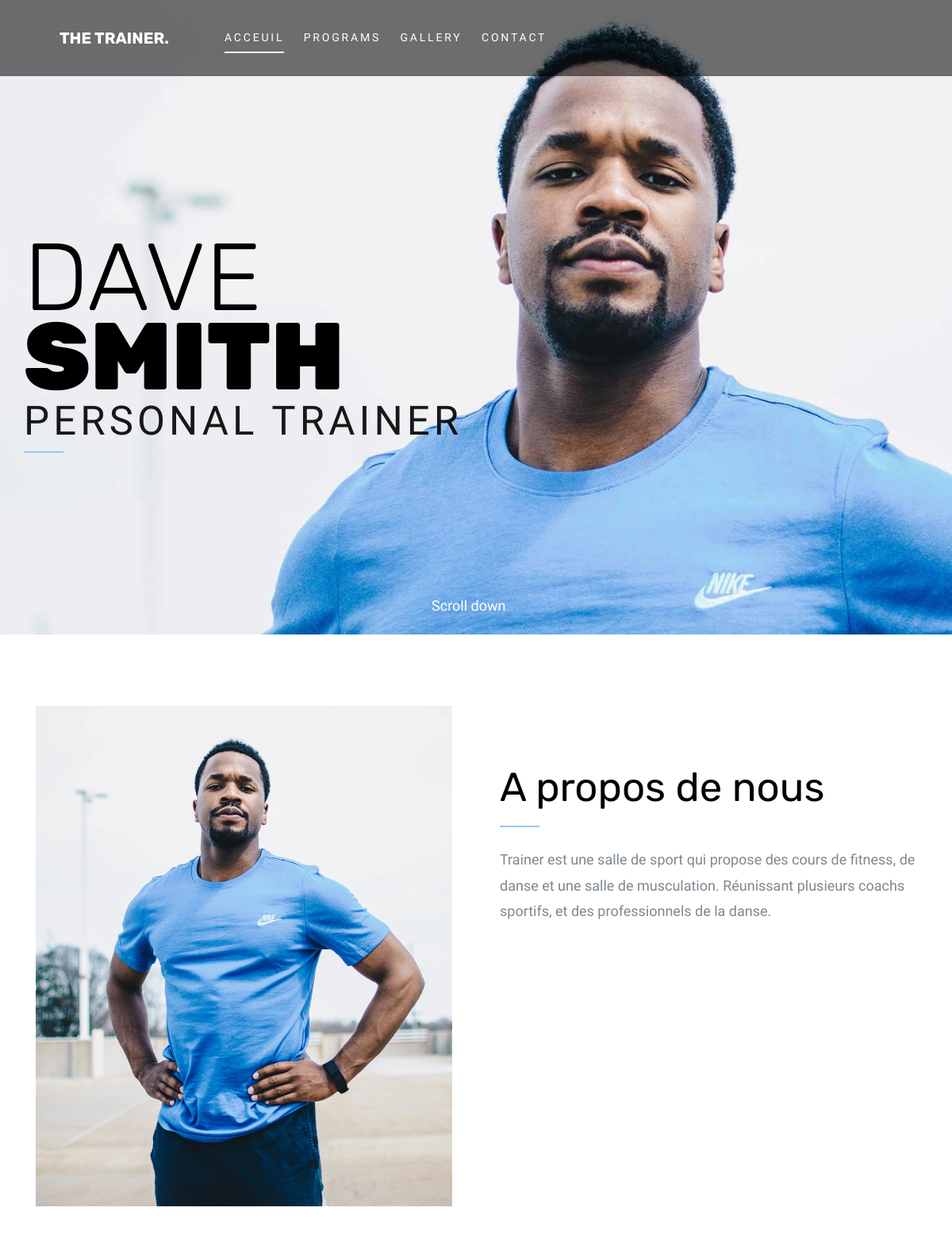
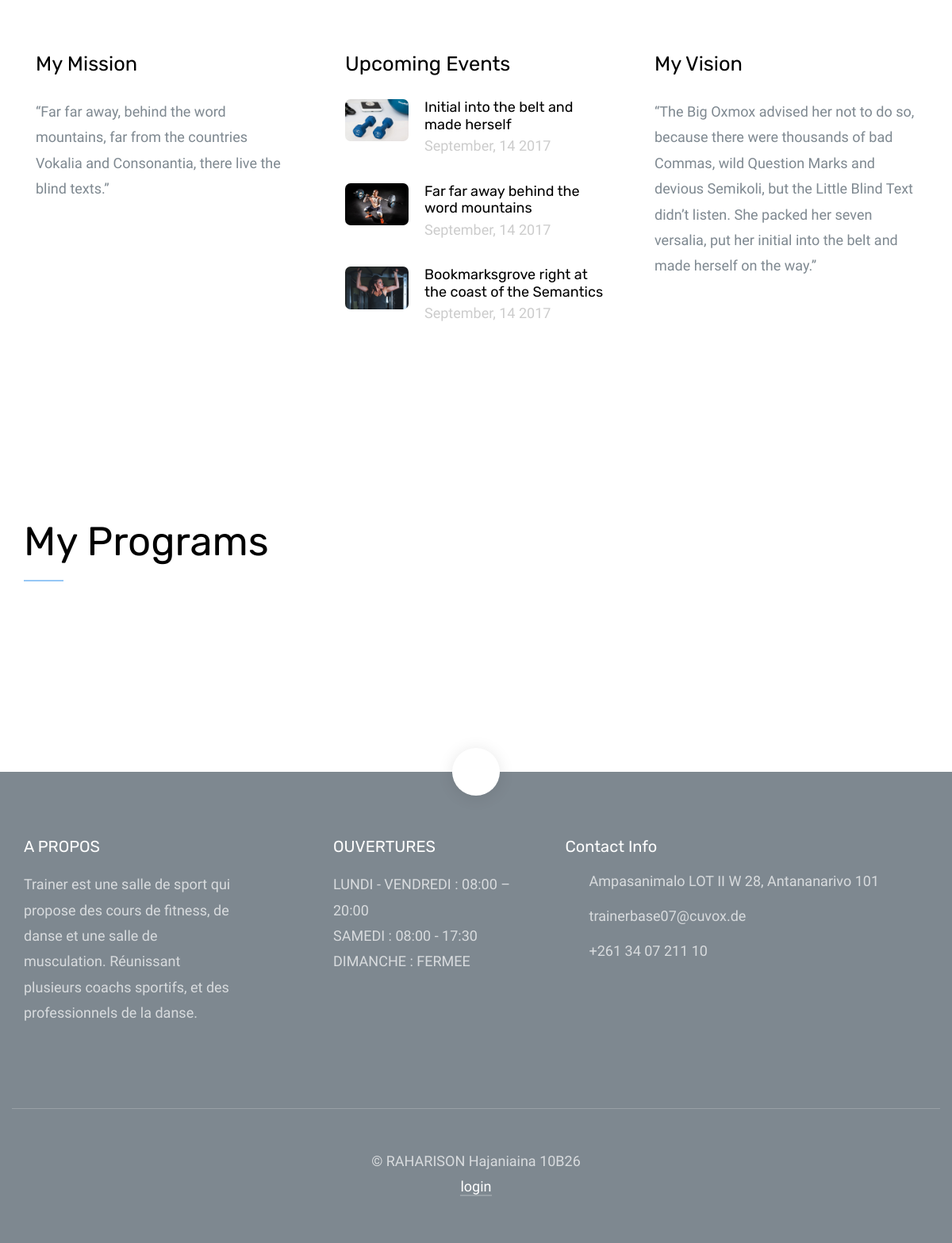
The page / on the database its author committed (2 pictures, top to bottom).
### tables this page shows
create table MENU
(
   ID               int not null auto_increment,
   NOM                  varchar(50) not null,
   LIENS                varchar(75) not null,
   CLASS                varchar(50),
   STATUT               bool,
   primary key (ID)
);

create table A_PROPOS
(
   ID            int not null auto_increment,
   NOM                  varchar(50) not null,
   DESCRIPTION          text not null,
   primary key (ID)
);

create table OUVERTURE
(
   ID                int not null auto_increment,
   JOUR                 varchar(50) not null,
   HEURE                varchar(50) not null,
   STATUT               bool,
   primary key (ID)
);

create table CONTACT_INFO
(
   ID               int not null auto_increment,
   NOM                  varchar(50),
   TEXTE                varchar(50) not null,
   CLASS                varchar(50) not null,
   STATUT               bool not null,
   primary key (ID)
);

### application/controllers/ToFront.php (called while the page is built, shortened)
<?php
class ToFront extends CI_Controller{
    function __construct()
    {
        $this->load->model('A_propo_model');
        $this->load->model('Acce_model');
        $this->load->model('Categorie_model');
        $this->load->model('Categorieprogram_model');
        $this->load->model('Contact_info_model');
        $this->load->model('Exercice_model');
        $this->load->model('Gallery_model');
        $this->load->model('Image_model');
        $this->load->model('Menu_model');
        $this->load->model('Message_model');
        $this->load->model('Ouverture_model');
        $this->load->model('Programme_model');
        $this->load->model('Titrepage_model');
        $this->load->model('User_model');
    }
    public function index(){
        $this->toPage('ACCEUIL');
    }
    public function toPage($page){
        $data['menu'] = $this->Menu_model->get_all_menu();
        $title = $this->Titrepage_model->get_titrepageByPage($page);
        $data['titre'] = $title['TITRE'];
        $data['active'] = $page;
        $data['contacts'] = $this->Contact_info_model->get_all_contact_info();
        $data['ouvertures'] = $this->Ouverture_model->get_all_ouverture();
        $apropos = $this->A_propo_model->get_all_a_propos();
        $data['apropos'] = $apropos[0];
        $this->load->view('trainer/index',$data);
    }
}

### index.php (called while the page is built, shortened)
<?php
require_once BASEPATH.'core/CodeIgniter.php';

### application/models/Menu_model.php (called while the page is built, shortened)
<?php
class Menu_model extends CI_Model
{
    function get_all_menu()
    {
        return $this->db->get('MENU')->result_array();
    }
}

### application/models/A_propo_model.php (called while the page is built, shortened)
<?php
class A_propo_model extends CI_Model
{
    function get_all_a_propos()
    {
        return $this->db->get('A_PROPOS')->result_array();
    }
}

### application/models/Ouverture_model.php (called while the page is built, shortened)
<?php
class Ouverture_model extends CI_Model
{
    function get_all_ouverture()
    {
        return $this->db->get('OUVERTURE')->result_array();
    }
}

### application/models/Contact_info_model.php (called while the page is built, shortened)
<?php
class Contact_info_model extends CI_Model
{
    function get_all_contact_info()
    {
        return $this->db->get('CONTACT_INFO')->result_array();
    }
}

### application/views/trainer/acceuil.php (the view, shortened to what this page needs)
<section class="probootstrap-intro" style="background-image: url(<?=base_url('assets/trainer/')?>img/hero_bg_1_b.jpg);" data-stellar-background-ratio="0.5">
    <div class="container">
        <div class="row">
            <div class="col-md-7 probootstrap-intro-text">
                <h1 class="probootstrap-animate" data-animate-effect="fadeIn"><span>Dave</span> Smith</h1>
                <div class="probootstrap-subtitle probootstrap-animate" data-animate-effect="fadeIn">
                    <h2>Personal Trainer</h2>
                </div>
            </div>
        </div>
    </div>
    <span class="probootstrap-animate"><a class="probootstrap-scroll-down js-next" href="#next-section">Scroll down <i class="icon-chevron-down"></i></a></span>
</section>
<main>
    <section id="next-section" class="probootstrap-section">
      <div class="container">
        <div class="row probootstrap-gutter60 mb50">
          <div class="col-md-6">
            <figure><img src="<?=base_url("assets/trainer/")?>img/about_me.jpg" lt="Free Bootstrap Template by uicookies.com" class="img-responsive"></figure>
          </div>
          <div class="col-md-6">
            <h2 class="probootstrap-heading">A propos de nous</h2>
            <p><?php echo $apropos['DESCRIPTION']; ?></p>
          </div>
        </div>
        <div class="row probootstrap-gutter60">
          <div class="col-md-4 mb30">
            <h4 class="mb30">My Mission</h4>
            <p>&ldquo;Far far away, behind the word mountains, far from the countries Vokalia and Consonantia, there live the blind texts.&rdquo;</p>
          </div>
          <div class="col-md-4 mb30">
            <h4 class="mb30">Upcoming Events</h4>
            <ul class="probootstrap-blog-list">
              <li>
                <a href="#">
                  <figure class="probootstrap-image"><img src="<?=base_url("assets/trainer/")?>img/img_4.jpg" alt="Free Bootstrap Template by uicookies.com" class="img-responsive"></figure>
                  <div class="probootstrap-text">
                    <h4>Initial into the belt and made herself</h4>
                    <span class="meta">September, 14 2017</span>
                  </div>
                </a>
              </li>
              <li>
                <a href="#">
                  <figure class="probootstrap-image"><img src="<?=base_url("assets/trainer/")?>img/img_5.jpg" alt="Free Bootstrap Template by uicookies.com" class="img-responsive"></figure>
                  <div class="probootstrap-text">
                    <h4>Far far away behind the word mountains</h4>
                    <span class="meta">September, 14 2017</span>
                  </div>
                </a>
              </li>
              <li>
                <a href="#">
                  <figure class="probootstrap-image"><img src="<?=base_url("assets/trainer/")?>img/img_6.jpg" alt="Free Bootstrap Template by uicookies.com" class="img-responsive"></figure>
                  <div class="probootstrap-text">
                    <h4>Bookmarksgrove right at the coast of the Semantics</h4>
                    <span class="meta">September, 14 2017</span>
                  </div>
                </a>
              </li>
            </ul>
          </div>
          <div class="col-md-4 mb30">
            <h4 class="mb30">My Vision</h4>
            <p>&ldquo;The Big Oxmox advised her not to do so, because there were thousands of bad Commas, wild Question Marks and devious Semikoli, but the Little Blind Text didn’t listen. She packed her seven versalia, put her initial into the belt and made herself on the way.&rdquo;</p>
          </div>
        </div>
      </div>
    </section>
    <section class="probootstrap-section">
      <div class="container">
        <div class="row">
          <div class="col-md-12 probootstrap-relative">
            <h2 class="probootstrap-heading mt0 mb50">My Programs</h2>
            <ul class="probootstrap-owl-navigation absolute right">
              <li><a href="#" class="probootstrap-owl-prev"><i class="icon-chevron-left"></i></a></li>
              <li><a href="#" class="probootstrap-owl-next"><i class="icon-chevron-right"></i></a></li>
            </ul>
          </div>
        </div>
        <div class="row">
          <div class="col-md-12 probootstrap-relative">
          </div>
        </div>
      </div>
    </section>
</main>

### application/views/trainer/index.php (shortened to what this page needs)
<!DOCTYPE html>
<html lang="en">
  <head>
    <link rel="stylesheet" href="<?=base_url("assets/trainer/")?>css/styles-merged.css">
    <link rel="stylesheet" href="<?=base_url("assets/trainer/")?>css/style.min.css">
    <link rel="stylesheet" href="<?=base_url("assets/trainer/")?>css/custom.css">
  </head>
  <body>
  <header role="banner" class="probootstrap-header">
        <?php include('header.php')?>
  </header>
    <?php if (!isset($active)){
        include('acceuil.php');
    }else include($active.'.php')?>
  <footer class="probootstrap-footer">
    <?php include('footer.php')?>
  </footer>
  </body>
</html>

### application/views/trainer/header.php (shortened to what this page needs)
<div class="container-fluid">
    <a href="TheTrainer" class="probootstrap-logo">The Trainer<span>.</span></a>
    <nav role="navigation" class="probootstrap-nav hidden-xs">
        <ul class="probootstrap-main-nav">
            <?php foreach($menu as $M){ ?>
                <li
                    <?php if (isset($active)) {
                        if ($active == $M['NOM']) { ?> class="active" <?php };
                    }else { if (isset($M['CLASS'])) { ?> class="<?php echo $M['CLASS']; ?>" <?php } ; } ?>
                >
                    <a href="<?=base_url($M['LIENS']);  ?>" ><?php echo $M['NOM']; ?></a>
                </li>
            <?php } ?>
        </ul>
        <ul class="probootstrap-header-social hidden-xs">
            <li><a href="#"><i class="icon-twitter"></i></a></li>
            <li><a href="#"><i class="icon-facebook2"></i></a></li>
            <li><a href="#"><i class="icon-instagram2"></i></a></li>
        </ul>
    </nav>
</div>

### application/views/trainer/footer.php
<div class="probootstrap-backtotop"><a href="#" class="js-backtotop"><i class="icon-chevron-thin-up"></i></a></div>
<div class="container">
    <div class="row mb50">
        <div class="col-md-3">
            <div class="probootstrap-footer-widget">
                <h4><?php echo $apropos['NOM']; ?></h4>
                <p><?php echo $apropos['DESCRIPTION']; ?></p>
            </div>
        </div>
        <div class="col-md-3 col-md-push-1">
            <div class="probootstrap-footer-widget">
                <h4>OUVERTURES</h4>
                <ul class="probootstrap-footer-link">
                    <?php foreach($ouvertures as $ouverture){ ?>
                        <li><?php echo $ouverture['JOUR']; ?> : <?php echo $ouverture['HEURE']; ?></li>
                    <?php } ?>
                </ul>
            </div>
        </div>
        <div class="col-md-5 col-md-push-1">
            <div class="probootstrap-footer-widget">
                <h4>Contact Info</h4>
                <ul class="probootstrap-contact-info">
                    <?php foreach($contacts as $contact){ ?>
                        <li><i class="<?php echo $contact['CLASS']; ?>"></i> <span><?php echo $contact['TEXTE']; ?></span></li>
                    <?php } ?>
                </ul>
            </div>
        </div>
    </div>
    <div class="row">
        <div class="col-md-12 text-center border-top">
            <p class="mb0">&copy; RAHARISON Hajaniaina 10B26</p>
            <a id="login" href="<?=base_url('login');  ?>">login</a>
        </div>
    </div>
</div>

### rows shown on the page
menu: NOM "ACCEUIL"
menu: NOM "PROGRAMS"
menu: NOM "GALLERY"
menu: NOM "CONTACT"
a_propos: DESCRIPTION "Trainer est une salle de sport qui propose des cours de fitness, de danse et une salle de musculation. Réunissant plusieurs coachs sportifs, et des professionnels de la danse.", NOM "A PROPOS"
ouverture: JOUR "LUNDI - VENDREDI", HEURE "08:00 – 20:00"
ouverture: JOUR "SAMEDI", HEURE "08:00 - 17:30"
ouverture: JOUR "DIMANCHE", HEURE "FERMEE"
contact_info: TEXTE "Ampasanimalo LOT II W 28, Antananarivo 101"
contact_info: TEXTE "trainerbase07@cuvox.de"
contact_info: TEXTE "+261 34 07 211 10"
